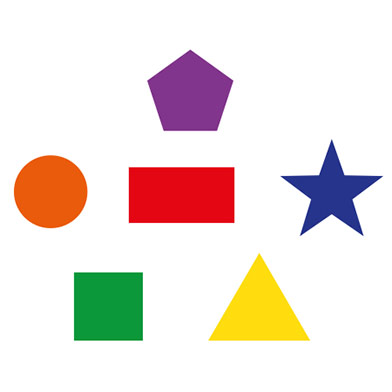
//> input picture src/shapes.jpg, 392 x 392 px
$ ./main   (built with g++ and OpenCV 4)
//> lines starting //> are read from the running program, lines starting //| are printed output that depends on the picture; after the words box and inside, x2 and y2 are one past the last pixel; in counts of white or black regions, pixels touching at a corner belong together
#include <opencv2/core.hpp>
#include <opencv2/imgcodecs.hpp>
#include <opencv2/imgproc.hpp>
#include <opencv2/highgui.hpp>

using namespace cv;

Mat skeleton(Mat& image, Mat& element){
    Mat input;
    image.copyTo(input);
    Mat result(image.size(), CV_8U, Scalar::all(0));

    while(countNonZero(input)){
        Mat eroded, opened;
        erode(input, eroded, element);
        morphologyEx(eroded, opened, MORPH_OPEN, element);
        result |= eroded - opened;

        input = eroded;
    }

    return result;
}

void showImage(Mat image){
    imshow("image", image);
    waitKey();
}

int main(){
    Mat image = imread("../shapes.jpg", IMREAD_GRAYSCALE);
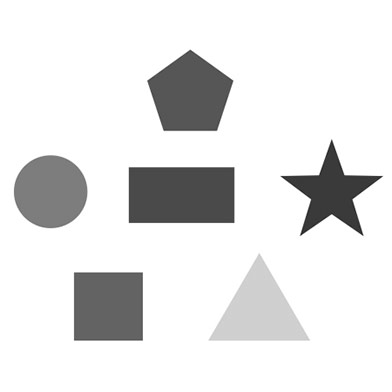
//> image: 392 rows x 392 cols, CV_8UC1; min 25, max 255, mean 228.5
    Mat input = image < 230;
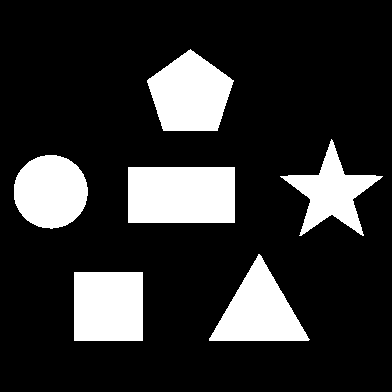
//> input: 392 rows x 392 cols, CV_8UC1; 18.3% white; 6 white regions, box (x1, y1, x2, y2) and area: (128, 167, 235, 223) 5992, (147, 49, 234, 131) 4942, (74, 272, 143, 341) 4761, (209, 254, 310, 341) 4506, (14, 155, 88, 229) 4291, (280, 139, 383, 236) 3613
    showImage(input);

    // morphological dilate
    Mat result;
    Mat element = getStructuringElement(MORPH_CROSS, Size(3,3));
    dilate(input, result, element);
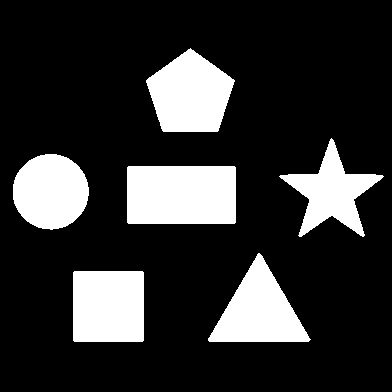
//> result: 392 rows x 392 cols, CV_8UC1; 19.4% white; 6 white regions, box (x1, y1, x2, y2) and area: (127, 166, 236, 224) 6318, (146, 48, 235, 132) 5186, (73, 271, 144, 342) 5037, (208, 253, 311, 342) 4782, (13, 154, 89, 230) 4502, (279, 138, 384, 237) 3960
    showImage(result);

    // morphological erode
    erode(input, result, element);
    showImage(result);

    // morphological open
    erode(input, result, element);
    dilate(result, result, element);
    showImage(result);

    // morphological close
    dilate(input, result, element);
    erode(result, result, element);
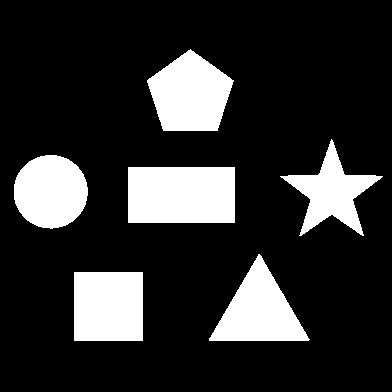
//> result: 392 rows x 392 cols, CV_8UC1; 18.3% white; 6 white regions, box (x1, y1, x2, y2) and area: (128, 167, 235, 223) 5992, (147, 49, 234, 131) 4942, (74, 272, 143, 341) 4761, (209, 254, 310, 341) 4506, (14, 155, 88, 229) 4291, (280, 139, 383, 236) 3614
    showImage(result);

    // inner objects boundary
    erode(input, result, element);
    showImage(input - result);
//> in showImage (call 6), `imshow("image", image);`:
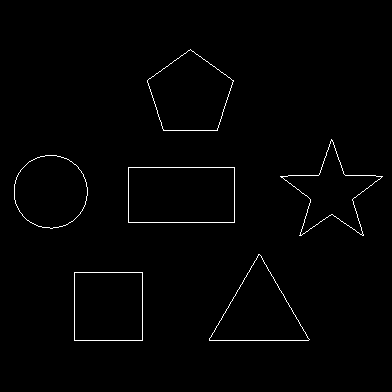
//> window 'image': 392 rows x 392 cols, CV_8UC1; 1.1% white in thin lines or dots, all inside (x1, y1, x2, y2) = (14, 49, 383, 341)

    // morphology gradient
    morphologyEx(input, result, MORPH_GRADIENT, element);
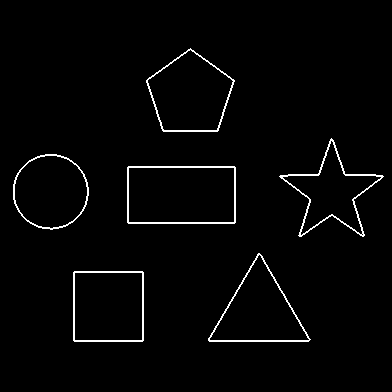
//> result: 392 rows x 392 cols, CV_8UC1; 2.2% white in thin lines or dots, all inside (x1, y1, x2, y2) = (13, 48, 384, 342)
    showImage(result);

    // morphology skeleton
    result = skeleton(input, element);
    showImage(result);

    return 0;
}

$ run again, with src/buildings.jpg copied over src/shapes.jpg
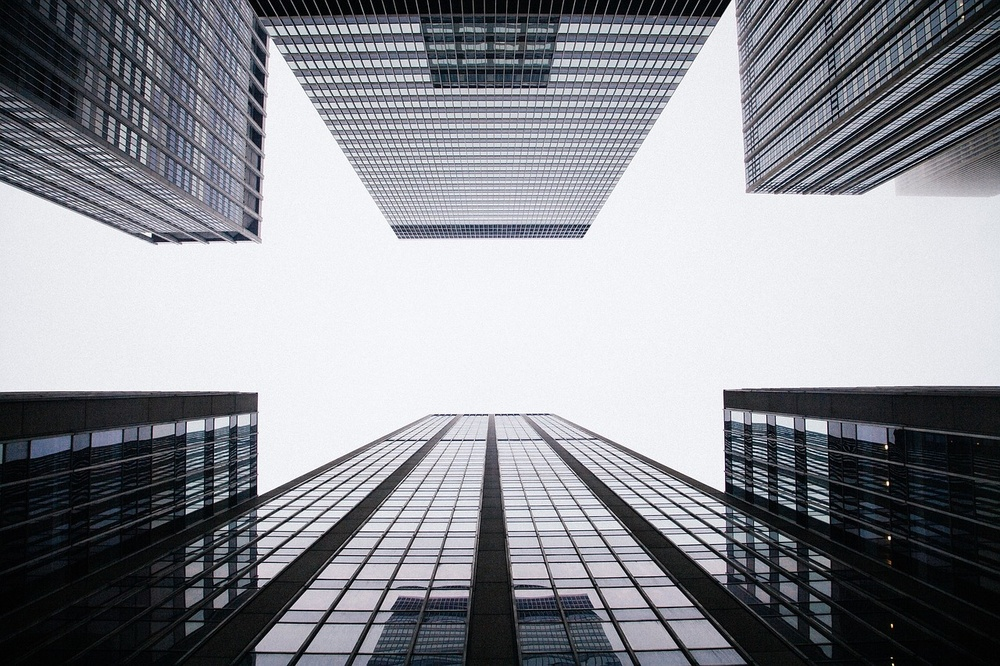
//> input picture src/buildings.jpg, 1000 x 666 px, shrunk from 1280 x 853 before the run
//> `Mat input = image < 230;`:
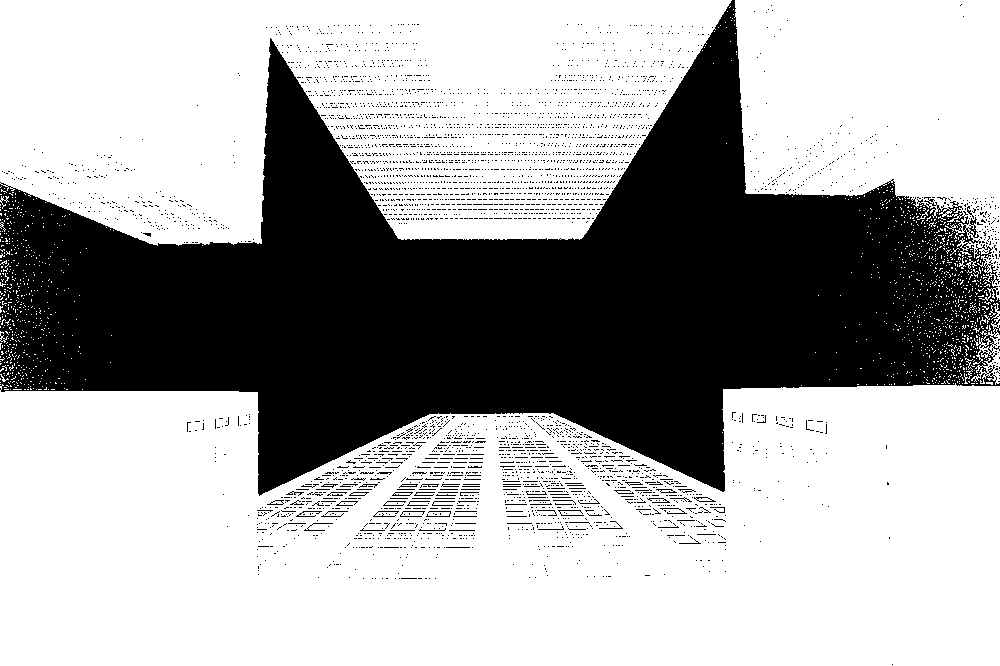
//> input: 666 rows x 1000 cols, CV_8UC1; 65.7% white; 3970 black regions (3903 under 20 px), largest, box (x1, y1, x2, y2) and area: (0, 0, 1000, 496) 217048, (373, 511, 399, 517) 54, (426, 511, 451, 517) 53
//> `morphologyEx(input, result, MORPH_GRADIENT, element);`:
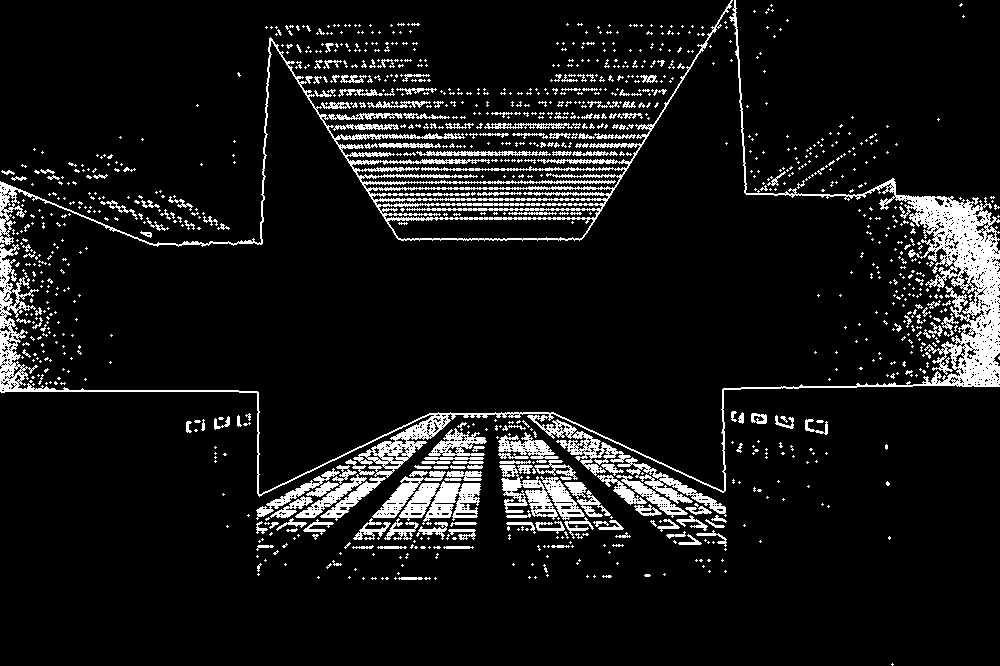
//> result: 666 rows x 1000 cols, CV_8UC1; 8.9% white; 1086 white regions (883 under 20 px), largest, box (x1, y1, x2, y2) and area: (0, 0, 1000, 497) 18055, (0, 0, 733, 247) 10140, (399, 481, 481, 525) 2018
